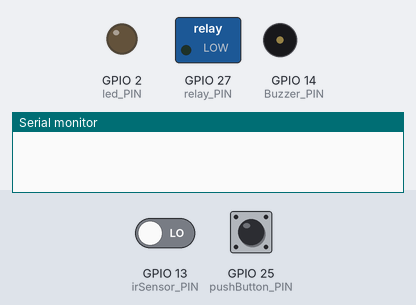
Bench run of a program on a simulated ESP32. Shown: switched loads named in the program (green lamp = pin HIGH), output pins drawn as LEDs (lit = HIGH), buzzer (waves = sounding, pin HIGH), the last lines printed to the serial monitor. The inputs (shaded band) are chosen by the test bench; at power-on: GPIO 13 (irSensor_PIN) LOW, GPIO 25 (pushButton_PIN) HIGH. WiFi joins after 1.5 s; servers stay silent unless stated.

Above: at 3.0 s.
3.1 s: GPIO 13 (irSensor_PIN) driven HIGH
4.6 s: GPIO 13 (irSensor_PIN) driven LOW
At 15.8 s:
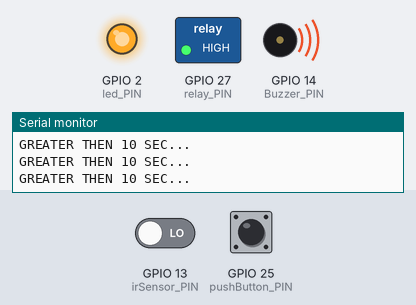
Timing chart, 0 to 16.1 s (numbered marks = the images above; inputs shaded):
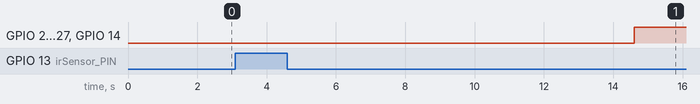

Measured:
- after the input at 4.6 s, GPIO 2 (led_PIN), GPIO 27 (relay_PIN), GPIO 14 (Buzzer_PIN): LOW → HIGH after 10.0 s instead of 8.5 s

The program:

main.cpp
```cpp
#include <Arduino.h>
#define BLYNK_TEMPLATE_ID "TMPL6b8sjWB_z"
#define BLYNK_TEMPLATE_NAME "DriverSleep"
#define BLYNK_AUTH_TOKEN "Libj-ySoiCoOmLD3XcJVXuuCEwabirdG"


// Comment this out to disable prints and save space
#define BLYNK_PRINT Serial
#define Buzzer_PIN 14
#define irSensor_PIN 13
#define relay_PIN 27
#define pushButton_PIN 25
#define led_PIN 2
unsigned long premillisBlink=0;
int previousState = LOW;
bool objectDetected = false;
int i=0;


#include <WiFi.h>
#include <WiFiClient.h>
#include <BlynkSimpleEsp32.h>

char auth[] = BLYNK_AUTH_TOKEN;

// Your WiFi credentials.
// Set password to "" for open networks.
char ssid[] = "Islo AI";
char pass[] = "gamican3506";

BlynkTimer timer;

BLYNK_WRITE(V0)
{
  int pinValue=param.asInt();
if(pinValue == 0){
digitalWrite(Buzzer_PIN,LOW);
digitalWrite(led_PIN,LOW);
digitalWrite(relay_PIN,LOW);
premillisBlink=millis();
i=0;
}
  }

void setup()
{
  Serial.begin(115200);
  pinMode(irSensor_PIN,INPUT);
  pinMode(relay_PIN,OUTPUT);
  pinMode(Buzzer_PIN,OUTPUT);
  pinMode(led_PIN,OUTPUT);
  pinMode (pushButton_PIN,INPUT_PULLUP);


Blynk.begin(auth, ssid, pass);
Blynk.virtualWrite(V0,0);
}

void loop()
{
  Blynk.run();
   int irState = digitalRead(irSensor_PIN);

  // Check if the state has changed
  if (irState != previousState) {
    previousState = irState;

    // Print the state
    if (irState == HIGH) {
       Serial.println("No object detected.");
    i=0;
         premillisBlink=millis();
         int post=millis()-premillisBlink;
 Blynk.virtualWrite(V1,post);
      objectDetected = true;
    } else {
       Serial.println("Object detected!");
        premillisBlink=millis();
        i=0;
          int post=millis()-premillisBlink;
 Blynk.virtualWrite(V1,post);
      objectDetected = false;
    }
  }


if(millis()-premillisBlink > 10000){
Serial.println("GREATER THEN 10 SEC...");
 Blynk.virtualWrite(V1,millis());

digitalWrite(Buzzer_PIN,HIGH);
digitalWrite(led_PIN,HIGH);
digitalWrite(relay_PIN,HIGH);
if(i==0){
  Blynk.virtualWrite(V0,1);
  i++;
}
}


 // Serial.println(digitalRead(pushButton_PIN));
  if(digitalRead(pushButton_PIN) == 0){
   Blynk.virtualWrite(V0,0);
digitalWrite(Buzzer_PIN,LOW);
digitalWrite(led_PIN,LOW);
digitalWrite(relay_PIN,LOW);
premillisBlink=millis();
 int post=millis()-premillisBlink;
 Blynk.virtualWrite(V1,post);
  }

 // delay(500);

}
```
